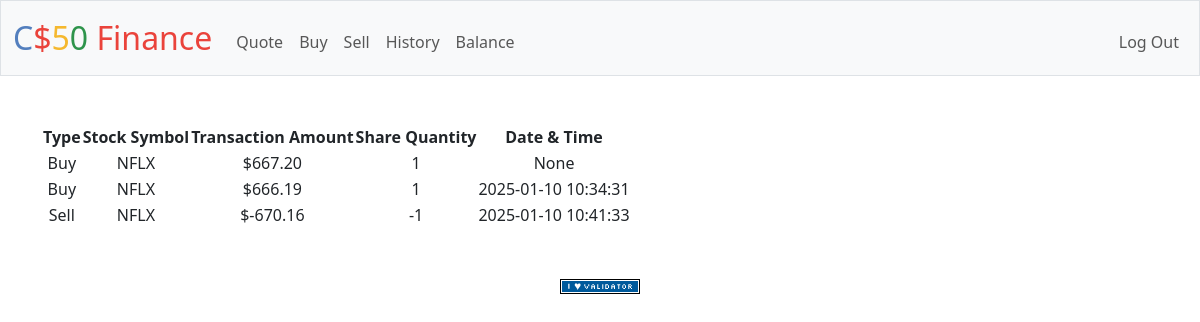
The app's page /history (signed in) with its own data.
### tables this page shows
CREATE TABLE purchases (
id integer primary key autoincrement,
username text not null,
amount numeric not null,
symbol text not null,
shares numeric not null, datetime TEXT);

### app.py (the view)
@app.route("/history")
@login_required
def history():
    user_purchase_rows = db.execute("SELECT shares , symbol , amount, datetime FROM purchases WHERE username = ?", session["user_id"])
    rows = []
    for row in user_purchase_rows:
        rowinfo = dict()
        rowinfo["shares"] = row["shares"]
        rowinfo["symbol"] = row["symbol"]
        rowinfo["amount"] = row["amount"]
        rowinfo["amount"] = usd(rowinfo["amount"])
        if int(row["amount"]) > 0:
            rowinfo["type"] = "Buy"
        else:
            rowinfo["type"] = "Sell"
        rowinfo["datetime"] = row["datetime"]
        rows.append(rowinfo)
    return render_template("history.html", rows = rows)

### app.py (called while the page is built)
@app.after_request
def after_request(response):
    response.headers["Cache-Control"] = "no-cache, no-store, must-revalidate"
    response.headers["Expires"] = 0
    response.headers["Pragma"] = "no-cache"
    return response

### helpers.py (called while the page is built)
def login_required(f):
    @wraps(f)
    def decorated_function(*args, **kwargs):
        if session.get("user_id") is None:
            return redirect("/login")
        return f(*args, **kwargs)
    return decorated_function

def usd(value):
    return f"${value:,.2f}"

### templates/history.html (shortened to what this page needs)
{% extends "layout.html" %}
{% block main %}
    <table>
        <thead>
            <tr>
                <th>Type</th>
                <th>Stock Symbol</th>
                <th>Transaction Amount</th>
                <th>Share Quantity</th>
                <th>Date & Time</th>
            </tr>
        </thead>
        <tbody>
            {% for row in rows %}
                <tr>
                    <td>
                        {{row.type}}
                    </td>
                    <td>
                        {{row.symbol}}
                    </td>
                    <td>
                        {{row.amount}}
                    </td>
                    <td>
                        {{row.shares}}
                    </td>
                    <td>
                        {{row.datetime}}
                    </td>
                </tr>
            {% endfor %}
        </tbody>
    </table>
{% endblock %}

### records on screen
purchases: type "Buy", symbol "NFLX", amount "$667.20", shares "1", datetime "None"
purchases: type "Buy", symbol "NFLX", amount "$666.19", shares "1", datetime "2025-01-10 10:34:31"
purchases: type "Sell", symbol "NFLX", amount "$-670.16", shares "-1", datetime "2025-01-10 10:41:33"
